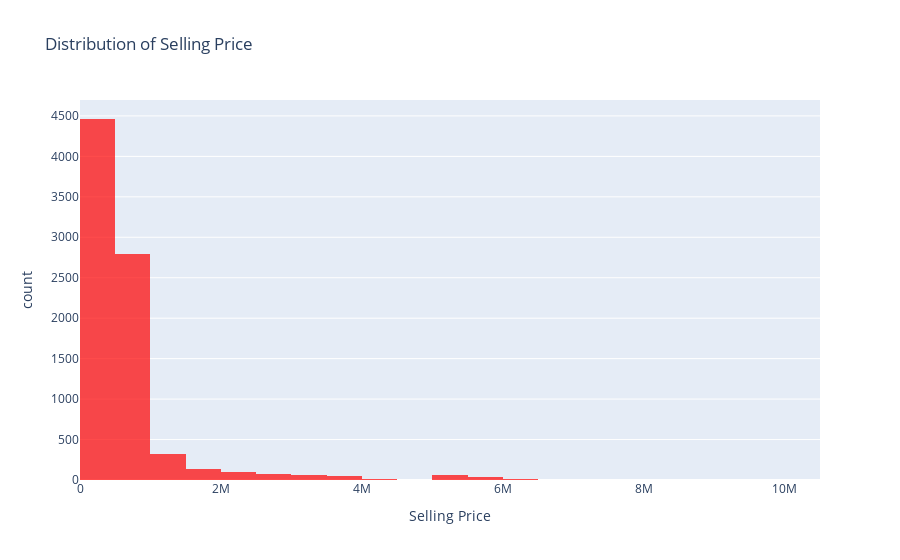

Source (notebook cell):
### Markdown cell above
### 6. Plot the distribution of the Target variable 

 You can us matplotlib or seaborn libraries

### Code cell
fig = px.histogram(df, x="selling_price", 
                   title="Distribution of Selling Price", 
                   labels={"selling_price": "Selling Price"},
                   opacity=0.7, 
                   color_discrete_sequence=["red", "green", "blue"],
                   nbins=30)

fig.show()

### Figure 1 — Plotly figure (JSON) as saved in the notebook; plotly's stock layout.template omitted (floating-point values rounded to 4 significant figures; data arrays with more than 128 entries replaced by an {"elided": "..."} marker saying what was removed)
{"data": [{"alignmentgroup": "True", "bingroup": "x", "hovertemplate": "Selling Price=%{x}<br>count=%{y}<extra></extra>", "legendgroup": "", "marker": {"color": "red", "opacity": 0.7, "pattern": {"shape": ""}}, "name": "", "nbinsx": 30, "offsetgroup": "", "orientation": "v", "showlegend": false, "x": {"elided": "8128 int values"}, "xaxis": "x", "yaxis": "y", "type": "histogram"}], "layout": {"xaxis": {"anchor": "y", "domain": [0.0, 1.0], "title": {"text": "Selling Price"}}, "yaxis": {"anchor": "x", "domain": [0.0, 1.0], "title": {"text": "count"}}, "legend": {"tracegroupgap": 0}, "title": {"text": "Distribution of Selling Price"}, "barmode": "relative"}}
